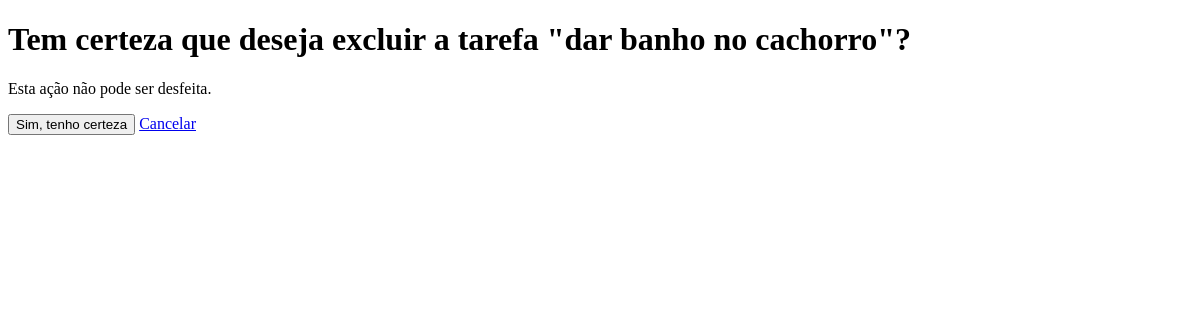
Page /tarefas/2/excluir/ on the earlier database version.
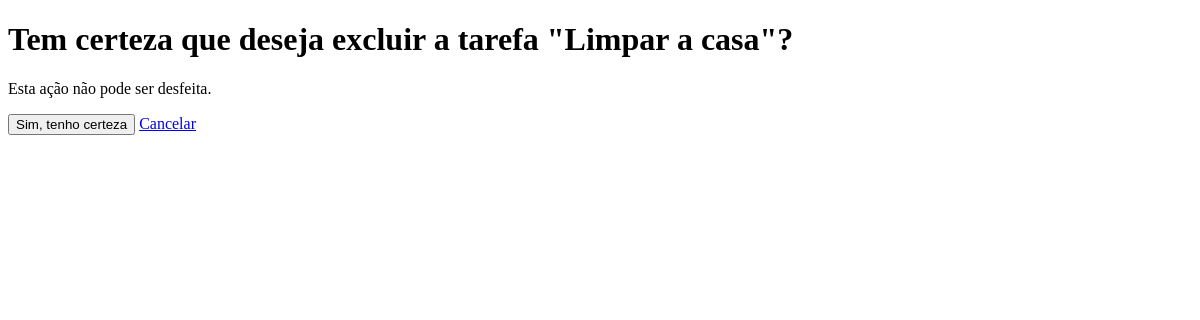
Same page on the later database version.
### tarefas/models.py (models this page shows, shortened)
class Tarefa(models.Model):
    titulo = models.CharField(max_length=200)
    descricao = models.TextField(blank=True)
    concluida = models.BooleanField(default=False)
    data_criacao = models.DateTimeField(auto_now_add=True)

### tarefas/views.py (the view)
# urls.py: path('<int:tarefa_id>/excluir/', views.excluir_tarefa, name = 'excluir_tarefa'),
def excluir_tarefa(request, tarefa_id):
    tarefa = get_object_or_404(Tarefa, pk= tarefa_id)
    if request.method == 'POST':
        tarefa.delete()# deleta o objeto no banco
        return redirect('lista_tarefas')
    return render(request, 'tarefas/confirmar_exclusao.html', {'tarefa': tarefa})

### tarefas/templates/tarefas/confirmar_exclusao.html (shortened to what this page needs)
<!DOCTYPE html>
<html lang="pt-br">
<head>
</head>
<body>
    <h1>Tem certeza que deseja excluir a tarefa "{{ tarefa.titulo }}"?</h1>
    <p>Esta ação não pode ser desfeita.</p>
    <form method="POST">
        <button type="submit">Sim, tenho certeza</button>
        <a href="{% url 'detalhe_tarefa' tarefa.id %}">Cancelar</a>
    </form>
</body>
</html>

Differences in the rows shown:
changed Tarefa: titulo "dar banho no cachorro" → "Limpar a casa"
